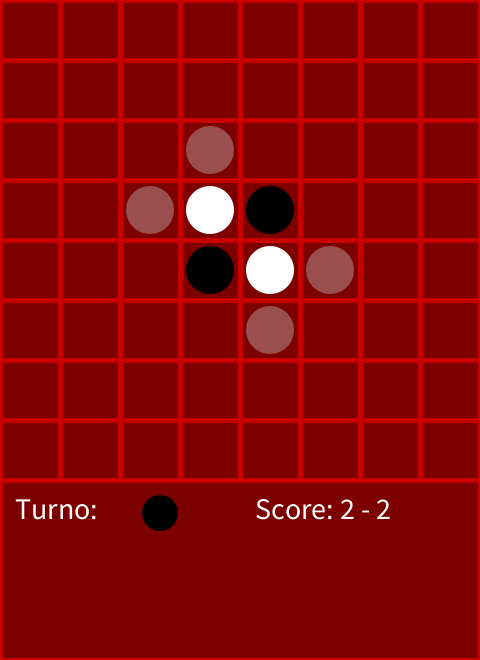
Frame 1 (no input)
Frame 60 (the mouse pressed at the canvas centre just before this capture): identical to frame 1, image omitted
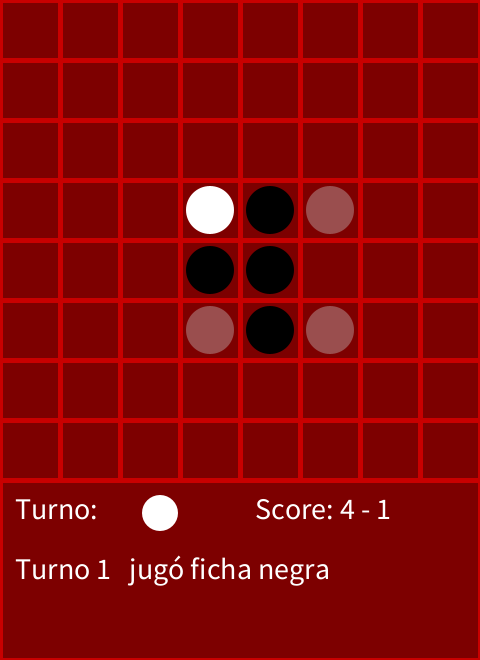
Frame 120 (the mouse held since frame 60 and released just before this capture)

The Processing sketch that drew these frames (run headless with seeded random() and noise(); from frame 60 on, the mouse is pressed at the canvas centre):

// Processing sketch: ProyectoOthello
// ── ProyectoOthello.pde
/**
 * Proyecto base para el juego de Othello/Reversi
 * @author Rodrigo Colín
 */

Tablero tablero;

/**
 * Método para establecet tamaño de ventana al incluir variables
 */
void settings(){
  tablero =  new Tablero();
  size(tablero.dimension * tablero.tamCasilla, (tablero.dimension + 3)* tablero.tamCasilla);
}

/**
 * Inicializaciones
 */
void setup(){
  println("Proyecto base para el juego de mesa Othello");
  tablero.muestraJugadas();
}

/**
 * Ciclo de dibujado
 */
void draw(){
  
  tablero.display();
  
}

/**
 * Evento para detectar cuando el usuario da clic
 */
void mousePressed() {
  
  int casillaX,casillaY;
  casillaX = mouseX/tablero.tamCasilla;
  casillaY = mouseY/tablero.tamCasilla;
  
  
      
  if((casillaX < 8 && casillaY < 8) && tablero.esJugable(casillaX,casillaY))
  {
      println("\nClic en la casilla " + "[" + casillaX + ", " + casillaY + "]");
      tablero.setFicha(casillaX,casillaY);
      tablero.cambiarTurno();
      println("H = " + tablero.heuristica());
      tablero.muestraJugadas();
      tablero.mensaje("Turno " + tablero.numeroDeTurno + "   "  + (tablero.turno ? " jugó ficha blanca" : "jugó ficha negra"));
      
      if(tablero.juegosPosibles == 1)
      {
        
        tablero.cambiarTurno();
        tablero.muestraJugadas();
        tablero.mensaje((tablero.juegosPosibles - 1) + " jugadas posibles, turno para el siguiente jugador.");
        if(tablero.juegosPosibles == 1)
        {
          tablero.mensajes("Fin de la partida, " + (tablero.cantidadFichas().x > tablero.cantidadFichas().y ? " ganan Negras" : (tablero.cantidadFichas().x < tablero.cantidadFichas().y ? "ganan Blancas" : "empate")),"       Volver a jugar      ");
          tablero.finPartida();
          
        }
        else
        {
          tablero.mensajes("Sin jugadas posibles","Turno para el siguiente jugador.");
        }
        
       
      }
      
      
      
  }
  else if((casillaX < 8 && casillaY < 8))
  {
     println("No es posible colocar ficha en la casilla " + "[" + casillaX + ", " + casillaY + "]");
  }
  else if(casillaY > 8 && tablero.finJuego)
  {
    tablero.nuevoJuego();
  }
  

    
}

// ── Tablero.pde
/**
 * Definición de un tablero para el juego de Othello
 * @author Rodrigo Colín
 */
class Tablero {
  /**
   * Cantidad de casillas en horizontal y vertical del tablero
   */
  int dimension;

  /**
   * El tamaño en pixeles de cada casilla cuadrada del tablero
   */
  int tamCasilla;

  /**
   * Representación lógica del tablero. El valor númerico representa:
   * 0 = casilla vacia
   * 1 = casilla con ficha del primer jugador
   * 2 = casilla con ficha del segundo jugador
   */
  int[][] mundo;

  /**
   * Representa de quién es el turno bajo la siguiente convención:
   * true = turno del jugador 1
   * false = turno del jugador 2
   */
  boolean turno;
  
  /**
   * Contador de la cantidad de turnos en el tablero
   */
  int numeroDeTurno;
  
  int juegosPosibles = 4;
  
  String mensaje = "";
  String mensaje2 = "";
  boolean finJuego = false;

  /**
   * Constructor base de un tablero. 
   * @param dimension Cantidad de casillas del tablero, comúnmente ocho.
   * @param tamCasilla Tamaño en pixeles de cada casilla
   */
  Tablero(int dimension, int tamCasilla) {
    this.dimension = dimension;
    this.tamCasilla = tamCasilla;
    turno = true;
    numeroDeTurno = 0;
    mundo = new int[dimension][dimension];
    // Configuración inicial (colocar 4 fichas al centro del tablero):
    mundo[(dimension/2)-1][dimension/2] = 1;
    mundo[dimension/2][(dimension/2)-1] = 1;
    mundo[(dimension/2)-1][(dimension/2)-1] = 2;
    mundo[dimension/2][dimension/2] = 2;
  }

  /**
   * Constructor por default de un tablero con las siguientes propiedades:
   * Tablero de 8x8 casillas, cada casilla de un tamaño de 60 pixeles,
   */
  Tablero() {
    this(8, 60);
  }

  /**
   * Dibuja en pantalla el tablero, es decir, dibuja las casillas y las fichas de los jugadores
   */
  void display() {
    color fondo = color(125, 0, 0); // El color de fondo del tablero
    color linea = color(200,0,0); // El color de línea del tablero
    int grosor = 5; // Ancho de línea (en pixeles)
    color jugador1 = color(0); // Color de ficha para el primer jugador
    color jugador2 = color(255); // Color de ficha para el segundo jugador
    color jugada = color(200,200,200,100); // Color de ficha para posible jugada
    
    // Doble iteración para recorrer cada casilla del tablero
    for (int i = 0; i < dimension; i++)
      for (int j = 0; j < dimension; j++) {
        // Dibujar cada casilla del tablero:
        fill(fondo); // establecer color de fondo
        stroke(linea); // establecer color de línea
        strokeWeight(grosor); // establecer ancho de línea
        rect(i*tamCasilla, j*tamCasilla, tamCasilla, tamCasilla);

        // Dibujar las fichas de los jugadores:
        if (mundo[i][j] != 0) { // en caso de que la casilla no esté vacia
          fill(mundo[i][j] == 1 ? jugador1 : (mundo[i][j] == 2 ? jugador2 : jugada)); // establecer el color de la ficha
          noStroke(); // quitar contorno de línea
          ellipse(i*tamCasilla+(tamCasilla/2), j*tamCasilla+(tamCasilla/2), tamCasilla*4/5, tamCasilla*4/5);
        }
      }
      
      fill(fondo);
      rect(0, dimension*tamCasilla, dimension*tamCasilla, 3*tamCasilla);
      textSize(tamCasilla/2);
      fill(255);
      text("Turno: ",tamCasilla/4,(dimension+0.65)*tamCasilla);
      fill(turno ? jugador1 :  jugador2);
      noStroke();
      ellipse(tamCasilla*dimension/3, (dimension+0.55)*tamCasilla, tamCasilla*3/5, tamCasilla*3/5);
      fill(255);
      text("Score: " + int(tablero.cantidadFichas().x) + " - " + int(tablero.cantidadFichas().y),(dimension/2 + 0.25)*tamCasilla,(dimension+0.65)*tamCasilla);
      
      
      text(mensaje,tamCasilla/4,(dimension+1.65)*tamCasilla);
      text(mensaje2,tamCasilla/4,(dimension+2.65)*tamCasilla);
  }
  
  
  void mensaje(String s)
  {
      mensaje = s;
      mensaje2 = "";
  }
  
  void mensajes(String s, String t)
  {
      mensaje = s;
      mensaje2 = t;
  }
  
  int heuristica()
  {
    int E,X,C,H1,H2,m,p;
    int mundoH[][] = new int[8][8];
    for(int i = 0; i < 8; i++)
    {
      for(int j = 0; j < 8; j++)  
      {
         mundoH[i][j] = (mundo[i][j] == 1 ? 1 : (mundo[i][j] == 2 ? -1 : 0)); 
      }
    }
      E = mundoH[0][0] + mundoH[0][7] + mundoH[7][0] + mundoH[7][7];
      X = E + mundoH[0][2] + mundoH[0][5] + mundoH[2][0] + mundoH[2][2] + mundoH[2][5] + mundoH[0][7] + mundoH[7][2] + mundoH[7][5] + mundoH[5][0] + mundoH[5][2] + mundoH[5][5] + mundoH[5][7];
      C = (mundoH[0][0] == 0 ? -4 : 1)*(mundoH[0][1] + mundoH[1][1] + mundoH[1][0]);
      C = C + (mundoH[0][7] == 0 ? -4 : 1)*(mundoH[0][6] + mundoH[1][6] + mundoH[1][7]);
      C = C + (mundoH[7][0] == 0 ? -4 : 1)*(mundoH[6][0] + mundoH[6][1] + mundoH[7][1]);
      C = C + (mundoH[7][7] == 0 ? -4 : 1)*(mundoH[7][6] + mundoH[6][6] + mundoH[6][7]);
      
      int i;
      int hs = 0,hiz = 0,hd = 0,hi= 0;
      for(i=1;i<7;i++)
      {
        hs += mundoH[i][0];
        hi += mundoH[i][7];
        hiz += mundoH[0][i];
        hd += mundoH[7][i];
      }
      
      H2 = floor(hs/6) + floor(hi/6) + floor(hiz/6) + floor(hd/6);
      hs +=  mundoH[0][0] + mundoH[7][0];
      hi +=  mundoH[0][7] + mundoH[7][7];
      hiz += mundoH[0][0] + mundoH[0][7];
      hd +=  mundoH[7][0] + mundoH[7][7];
      
      H1 = floor(hs/8) + floor(hi/8) + floor(hiz/8) + floor(hd/8);
      
      
      m = floor(jugadasPosibles()[0].x - 1);
      p = floor(cantidadFichas().x - cantidadFichas().y);
      println(p + " " + m);
      
      return (64*E + 16*X + 16*C + 4*H1 + 16*H2 + p - 4*m);
    
  }

  /**
   * Coloca o establece una ficha en una casilla específica del tablero.
   * Nota: El eje vertical está invertido y el conteo empieza en cero.
   * @param posX Coordenada horizontal de la casilla para establecer la ficha
   * @param posX Coordenada vertical de la casilla para establecer la ficha
   * @param turno Representa el turno o color de ficha a establecer
   */
  void setFicha(int posX, int posY, boolean turno) {
    mundo[posX][posY] = turno ? 1 : 2;
  }
  
  void setJugada(int posX, int posY) {
    mundo[posX][posY] = 3;
  }
  
  /**
   * Coloca o establece una ficha en una casilla específica del tablero segun el turno del tablero.
   * @param posX Coordenada horizontal de la casilla para establecer la ficha
   * @param posX Coordenada vertical de la casilla para establecer la ficha
   */
  void setFicha(int posX, int posY) {
    this.setFicha(posX, posY, this.turno);
    
    
    int h,k;
    for(h = -1; h < 2; h++)
    {
      for(k = -1; k < 2; k++)
      {
        if(h == 0 && k == 0)
            continue;
        int i,d = 0;
        d = encierraEnemigo(posX,posY,h,k);
        if(d > 0)
        {
          for(i = 0; i < d; i++)
          {
              this.setFicha(posX + h*i, posY + k*i, this.turno);
          }
        }
      }
    }
  }

  /**
   * Representa el cambio de turno. Normalmente representa la última acción del turno
   */
  void cambiarTurno() {
    turno = !turno;
    numeroDeTurno += 1;
  }

  /**
   * Verifica si en la posición de una casilla dada existe una ficha (sin importar su color)
   * @param posX Coordenada horizontal de la casilla a verificar
   * @param posY Coordenada vertical de la casilla a verificar
   * @return True si hay una ficha de cualquier color en la casilla, false en otro caso
   */
  boolean estaOcupado(int posX, int posY) {
    return (mundo[posX][posY] != 0 && mundo[posX][posY] != 3);
  }
  
  boolean esJugable(int posX, int posY) {
    return mundo[posX][posY] == 3;
  }

  /**
   * Cuenta la cantidad de fichas de un jugador
   * @return La cantidad de fichas de ambos jugadores en el tablero como vector, 
   * donde x = jugador1, y = jugador2
   */
  PVector cantidadFichas() {
    PVector contador = new PVector();
    for (int i = 0; i < dimension; i++)
      for (int j = 0; j < dimension; j++){
        if(mundo[i][j] == 1)
          contador.x += 1;
        if(mundo[i][j] == 2)
          contador.y += 1;
      }
    return contador;
  }
  
  
  int encierraEnemigo(int posX, int posY, int dx, int dy)
  {
    int d = 1;
    int jugador = (turno ? 1 : 2);
    int fichaBuscar = (turno ? 2 : 1);
      
    while(posX+dx*d < 8 && posX+dx*d >= 0 && posY+dy*d < 8 && posY+dy*d >= 0 && (mundo[posX+dx*d][posY+dy*d++] == fichaBuscar))
    {
      if(posX+dx*d < 8 && posX+dx*d >= 0 && posY+dy*d < 8 && posY+dy*d >= 0 && mundo[posX+dx*d][posY+dy*d] == jugador)
      return d;
    }
    
    return 0;
  }
  
  boolean jugadaConsiderada(PVector[] J, PVector j,int p)
  {
    int i = 0;
    for(i  = 1; i < p; i++)
    {
      if(J[i].x == j.x && J[i].y == j.y)
        return true;
    }
    return false;
  }
    
    
  PVector[] jugadasPosibles()
  {
      PVector jugadas[] = new PVector[60];
      int i,j,p = 1;
      int jugador = (turno ? 1 : 2);
      int fichaBuscar = (turno ? 2 : 1);
      
      //Borramos juagdas posibles anteriores
      for(i=0;i<8;i++)
      {
         for(j=0;j<8;j++)
         {
           mundo[i][j] = (mundo[i][j] == 3 ? 0 : mundo[i][j]);
         }
      }
      
      for(i=0;i<8;i++)
      {
         for(j=0;j<8;j++)
         {
            if(!estaOcupado(i,j))
            {
              int h,k;
              for(h = -1; h < 2; h++)
              {
                for(k = -1; k < 2; k++)
                {
                  if(h == 0 && k == 0)
                      continue;
                  
                  if(encierraEnemigo(i,j,h,k) > 0 && !jugadaConsiderada(jugadas,new PVector(i,j),p))
                  {
                    jugadas[p] = new PVector();
                    jugadas[p].x = i;
                    jugadas[p].y = j;
                    p++;
                  }
                }
              }
            }
           
         }
        
      }
      
      jugadas[0] = new PVector(p,0);
      return jugadas;
  }
  
  
  void muestraJugadas()
  {
    PVector jugadas[] = tablero.jugadasPosibles();
    int i = 0;
    juegosPosibles = floor(jugadas[0].x);
    for(i = 1; i < juegosPosibles; i ++)
    {
        int cx,cy;
        cx =  floor(jugadas[i].x);
        cy =  floor(jugadas[i].y);
        tablero.setJugada(cx, cy);
    }
  }
  
  void finPartida()
  {
     finJuego = true; 
    
  }
  
  
  void nuevoJuego()
  {
    
    int i,j;
    for(i=0;i<8;i++)
    {
       for(j=0;j<8;j++)
       {
         mundo[i][j] = mundo[i][j] = 0;
       }
    }
    
    mundo[(dimension/2)-1][dimension/2] = 1;
    mundo[dimension/2][(dimension/2)-1] = 1;
    mundo[(dimension/2)-1][(dimension/2)-1] = 2;
    mundo[dimension/2][dimension/2] = 2;
    
   turno = true;
   numeroDeTurno = 0;
   juegosPosibles = 4;
   mensaje = "";
   mensaje2 = "";
   finJuego = false;
   muestraJugadas();
     
  }
  
  
  
}
